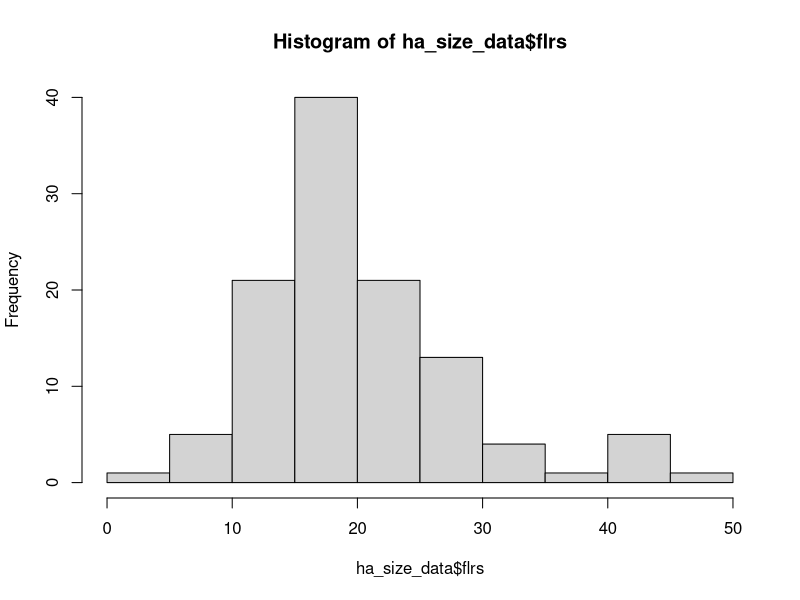
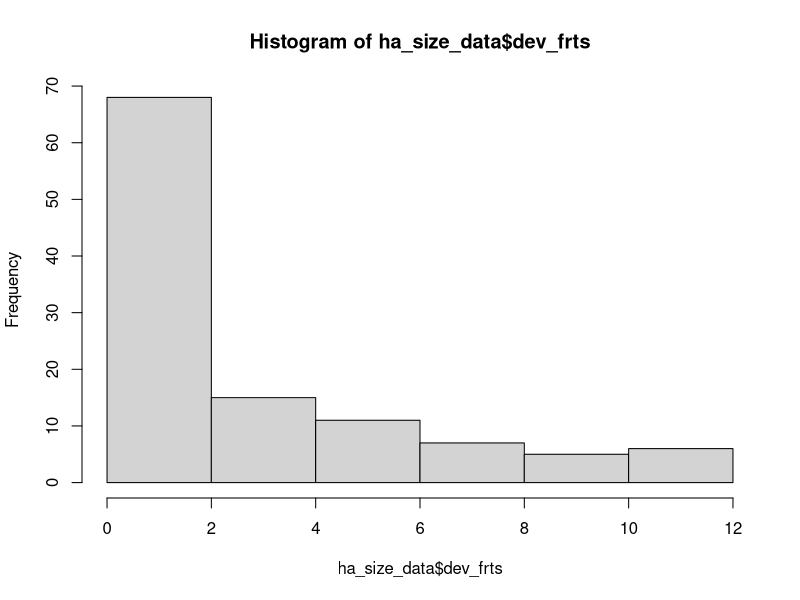
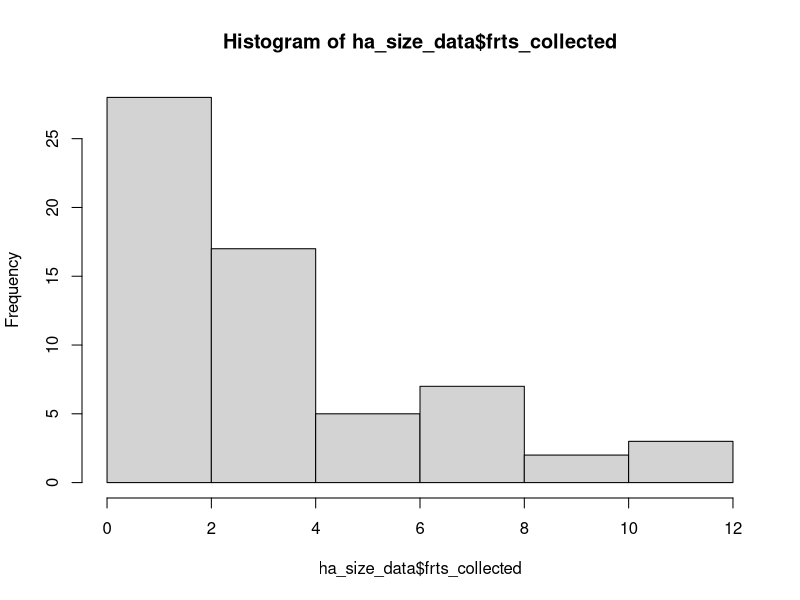
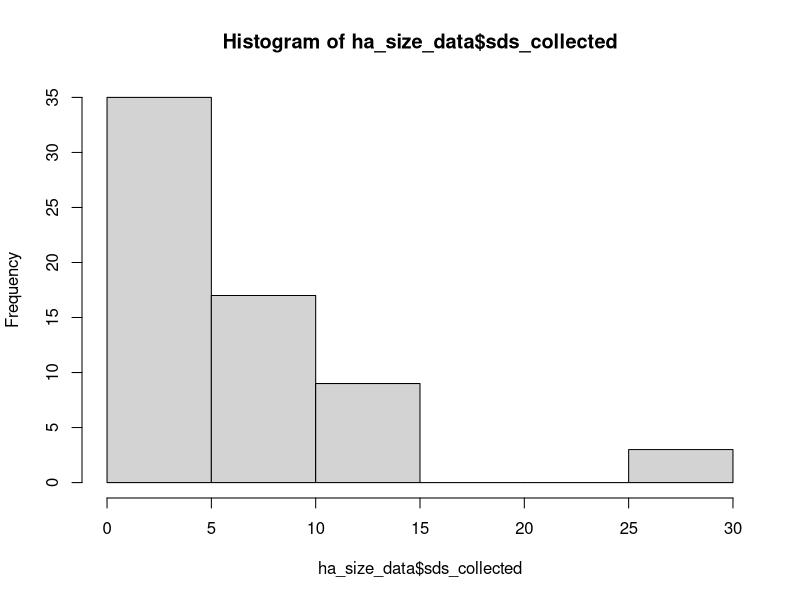
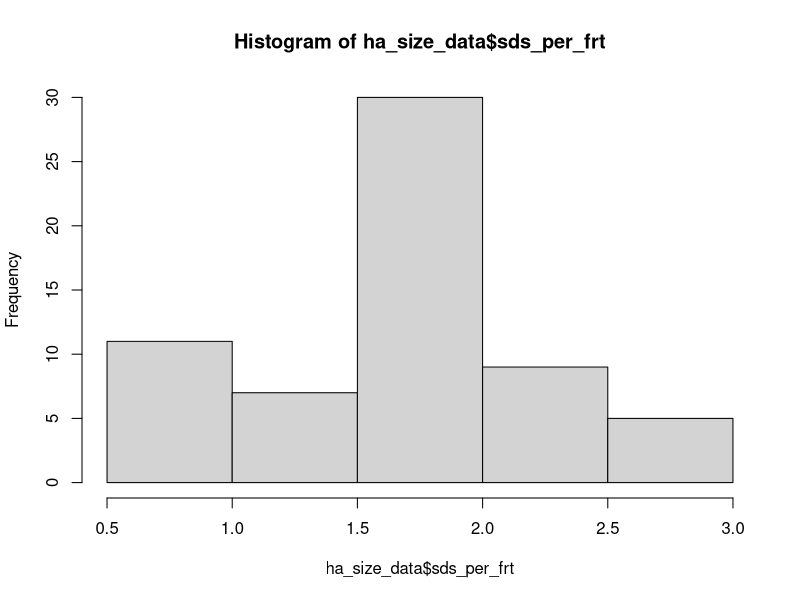

Source code (R) for these figures, in order: (Note: this script raises an error after producing the figures.)
# Data from 1998 pilot study on potential costs of reproduction in Heliconia
# acuminata. Conducted at the BDFFPs Camp 41.

# load packages -----------------------------------------------------------

library(tidyverse)
library(readxl)




# load individual datafiles -----------------------------------------------

# Plant Size at T0
ha_size_aug98 <- read_xls("./data_raw/LEAF_AREAS_AUG_1998.xls", skip = 1) %>%
  rename(
    "plant_id" = "PLANT #",
    "shoots" = "SHOOTS",
    "lf_length" = "LF LGTH",
    "prop_missing" = "% MISSING"
  ) %>%
  fill(shoots, .direction = "down") %>% # fill in shoot no. for each plant
  select(
    -"...8",
    -"LF AREA",
    -"AREA MISS",
    -"TOTAL AREA"
  ) # we are going to delete the values of
# some variables which were calculated with
# formulas in excel and recalculate them here

# Correct the data type for plant id no
ha_size_aug98$plant_id <- as.factor(ha_size_aug98$plant_id)
# Plant heights
AREAS <- read_xls("./data_raw/AREAS.xls")
ht_aug98 <- AREAS %>%
  select(
    `PLANT ID#`,
    `HEIGHT-AUG 98`,
    treatment
  ) %>%
  rename(
    "plant_id" = `PLANT ID#`,
    "ht" = `HEIGHT-AUG 98`,
    "trt" = "treatment"
  )

ht_aug98$plant_id <- as.factor(ht_aug98$plant_id)
ht_aug98$trt <- as.factor(ht_aug98$trt)


# calculate area of leaves ------------------------------------------------

# change NA in prop_missing to zeros
ha_size_aug98 <- ha_size_aug98 %>%
  replace_na(list(prop_missing = 0))

# Using this regression equation
# sqrt(lf_area)=1.721+0.35*lf_length
# calculate the area of a leaf based on its length

ha_size_aug98 <- ha_size_aug98 %>%
  mutate(lf_area = ((1.721 + 0.35 * lf_length)^2))

# calculate the amount of leaf area missing
ha_size_aug98 <- ha_size_aug98 %>%
  mutate(lf_area_missing = (lf_area * prop_missing))

# calculate the corrected area of each leaf
ha_size_aug98 <- ha_size_aug98 %>%
  mutate(lf_area_corrected = (lf_area - lf_area_missing))


# calculate total plant leaf area -----------------------------------------

# summarize the total leaf area of a plant
ha_size_aug98 <- ha_size_aug98 %>%
  group_by(plant_id) %>%
  mutate(total_la = round(sum(lf_area_corrected), digits = 1)) %>%
  mutate(lvs = n()) %>%
  slice(1) %>%
  select(plant_id, shoots, total_la, lvs)

# The number of shoots for plant 79 is a typo, should be 5
ha_size_aug98$shoots <- ifelse(ha_size_aug98$plant_id == "79", 5,
  ha_size_aug98$shoots
)









# add height data to LA data ----------------------------------------------
ha_size_aug98 <- left_join(ha_size_aug98, ht_aug98) %>%
  relocate(trt, ht, shoots, lvs, .after = plant_id)
#
rm(ht_aug98)

ha_size_aug98$yr <- as.factor("1998")
ha_size_aug98$mo <- as.factor("08")

ha_size_aug98 <- ha_size_aug98 %>%
  select(
    plant_id,
    trt,
    lvs,
    shoots,
    total_la,
    ht,
    yr,
    mo
  )

summary(ha_size_aug98)


# Jan 1998 data -----------------------------------------------------------
colnames(AREAS)
ha_size_jan98 <- AREAS %>%
  select(
    "plant_id" = `PLANT ID#`,
    "trt" = treatment,
    "flrs" = "# OF FLRS 98",
    "frts_collected" = "FRUITS COLLECTED 98",
    "dev_frts" = "# OF DEV FRTS 98",
    "sds_collected" = "#seeds collected 1998",
    "total_la" = "AREA-JAN 98",
    "shoots" = "SHOOTS JAN 98",
    "ht" = "HEIGHT-JAN 98"
  )

ha_size_jan98$plant_id <- as.factor(ha_size_jan98$plant_id)
ha_size_jan98$trt <- as.factor(ha_size_jan98$trt)

ha_size_jan98$yr <- as.factor("1998")
ha_size_jan98$mo <- as.factor("01")

names(ha_size_aug98)
names(ha_size_jan98)
ha_size_data <-
  bind_rows(ha_size_jan98, ha_size_aug98) %>%
  # Change the treatment ID from numbers to useful codes
  mutate(trt = case_when(
    trt == "1" ~ "fert_pollen",
    trt == "2" ~ "pollen",
    trt == "3" ~ "fert",
    trt == "4" ~ "control",
    TRUE ~ as.character(trt)
  )) %>%
  arrange(yr, mo, dev_frts, frts_collected, sds_collected) %>%
  mutate(trt = as.factor(trt)) %>%
  mutate(sds_per_frt = sds_collected / frts_collected) %>%
  relocate(dev_frts, .before = "frts_collected") %>%
  relocate(c(shoots, ht, total_la), .after = "trt") %>%
  relocate(sds_per_frt, .after = "sds_collected") %>%
  relocate(lvs, .before = "total_la")


rm(AREAS,
   ha_size_aug98,
   ha_size_jan98
   )

# names(ha_size_data)


# add the ranges of values for each repro variable ------------------------

# 
# 
# ranges <- ha_size_data %>%
#   filter(mo == "01") %>%
#   summarize(
#     flrs = range(flrs, na.rm = TRUE),
#     frts_dev = range(dev_frts, na.rm = TRUE),
#     frts_collect = range(frts_collected, na.rm = TRUE),
#     sds_collected = range(sds_collected, na.rm = TRUE)
#   ) %>%
#   mutate(range = c("low", "high"), .before = 1) %>%
#   pivot_longer(
#     cols = "flrs":"sds_collected",
#     values_to = "value",
#     names_to = "stage"
#   ) %>%
#   pivot_wider(
#     id_cols = "stage",
#     names_from = "range"
#   ) %>%
#   mutate(range = paste(low, high, sep = "-")) %>%
#   select(-low, -high)


# summarize mean, sd, range of each repro variable for each trt -----------------------


plant_repro_summary_trt <- ha_size_data %>%
  group_by(plant_id,trt) %>%
  filter(mo == "01") %>%
  select(trt,flrs, dev_frts, frts_collected, sds_collected, sds_per_frt) %>%
  ungroup() %>%
  group_by(trt) %>% 
  summarise(across("flrs":"sds_per_frt",
    list(
      mean = mean,
      sd = sd,
      low = min,
      high = max
    ),
    na.rm = TRUE,
    .names = "{fn}_{col}"
  )) %>%
  pivot_longer(
    cols = starts_with("mean_"),
    names_to = "stage",
    names_prefix = "mean_",
    values_to = "mean",
    values_drop_na = FALSE
  ) %>%
  pivot_longer(
    cols = starts_with("sd_"),
    names_to = "stagesd",
    names_prefix = "sd_",
    values_to = "sd",
    values_drop_na = FALSE
  ) %>%
  unite("range_flrs", low_flrs, high_flrs, sep = "-") %>%
  unite("range_dev_frts", low_dev_frts, high_dev_frts, sep = "-") %>%
  unite("range_frts_collected", low_frts_collected, high_frts_collected, sep = "-") %>%
  unite("range_sds_collected", low_sds_collected, high_sds_collected, sep = "-") %>%
  unite("range_sds_per_frt", low_sds_per_frt, high_sds_per_frt, sep = "-") %>%
  pivot_longer(
    cols = starts_with("range_"),
    names_to = "stagerange",
    names_prefix = "range_",
    values_to = "range",
    values_drop_na = FALSE
  ) %>%
  filter((stage == stagesd) == TRUE) %>%
  filter((stage == stagerange) == TRUE) %>%
  select(trt,stage, mean, sd, range)

plant_repro_summary_trt


# add sample size for each reprod variable --------------------------------




n_plants_flrs <- ha_size_data %>%
  filter(mo == "01") %>%
  filter(!is.na(flrs)) %>%
  group_by(trt) %>% 
  summarize(n = n_distinct(plant_id))
n_plants_flrs <- n_plants_flrs %>%
  mutate(stage = "flrs")

n_plants_frts_dev <- ha_size_data %>%
  filter(mo == "01") %>%
  filter(!is.na(dev_frts)) %>%
  group_by(trt) %>% 
  summarize(n = n_distinct(plant_id))
n_plants_frts_dev <- n_plants_frts_dev %>%
  mutate(stage = "dev_frts")

n_plants_frts_coll <- ha_size_data %>%
  filter(mo == "01") %>%
  filter(!is.na(frts_collected)) %>%
  group_by(trt) %>% 
  summarize(n = n_distinct(plant_id))
n_plants_frts_coll <- n_plants_frts_coll %>%
  mutate(stage = "frts_collected")

n_plants_sds <- ha_size_data %>%
  filter(mo == "01") %>%
  filter(!is.na(sds_collected)) %>%
  group_by(trt) %>% 
  summarize(n = n_distinct(plant_id))
n_plants_sds <- n_plants_sds %>%
  mutate(stage = "sds_collected")

n_plants_sds_per_frt <- ha_size_data %>%
  filter(mo == "01") %>%
  filter(!is.na(sds_per_frt)) %>%
  group_by(trt) %>% 
  summarize(n = n_distinct(plant_id))
n_plants_sds_per_frt <- n_plants_sds_per_frt %>%
  mutate(stage = "sds_per_frt")

n_plants_stages <- bind_rows(
  n_plants_flrs,
  n_plants_frts_dev,
  n_plants_frts_coll,
  n_plants_sds,
  n_plants_sds_per_frt
)


plant_repro_summary_trt <- plant_repro_summary_trt %>%
  left_join(n_plants_stages)
plant_repro_summary_trt


rm(n_plants_flrs,
   n_plants_frts_dev,
   n_plants_frts_coll,
   n_plants_sds,
   n_plants_sds_per_frt,
   n_plants_stages
)





#  summary all trts combined ----------------------------------------------




plant_repro_summary_overall <- ha_size_data %>%
  group_by(plant_id) %>%
  filter(mo == "01") %>%
  select(flrs, dev_frts, frts_collected, sds_collected, sds_per_frt) %>%
  ungroup() %>%
  summarise(across("flrs":"sds_per_frt",
                   list(
                     mean = mean,
                     sd = sd,
                     low = min,
                     high = max
                   ),
                   na.rm = TRUE,
                   .names = "{fn}_{col}"
  )) %>%
  pivot_longer(
    cols = starts_with("mean_"),
    names_to = "stage",
    names_prefix = "mean_",
    values_to = "mean",
    values_drop_na = FALSE
  ) %>%
  pivot_longer(
    cols = starts_with("sd_"),
    names_to = "stagesd",
    names_prefix = "sd_",
    values_to = "sd",
    values_drop_na = FALSE
  ) %>%
  unite("range_flrs", low_flrs, high_flrs, sep = "-") %>%
  unite("range_dev_frts", low_dev_frts, high_dev_frts, sep = "-") %>%
  unite("range_frts_collected", low_frts_collected, high_frts_collected, sep = "-") %>%
  unite("range_sds_collected", low_sds_collected, high_sds_collected, sep = "-") %>%
  unite("range_sds_per_frt", low_sds_per_frt, high_sds_per_frt, sep = "-") %>%
  pivot_longer(
    cols = starts_with("range_"),
    names_to = "stagerange",
    names_prefix = "range_",
    values_to = "range",
    values_drop_na = FALSE
  ) %>%
  filter((stage == stagesd) == TRUE) %>%
  filter((stage == stagerange) == TRUE) %>%
  select(stage, mean, sd, range)

plant_repro_summary_overall


# add sample size for each reprod variable --------------------------------




n_plants_flrs <- ha_size_data %>%
  filter(mo == "01") %>%
  filter(!is.na(flrs)) %>%
  summarize(n = n_distinct(plant_id))
n_plants_flrs <- n_plants_flrs %>%
  mutate(stage = "flrs")

n_plants_frts_dev <- ha_size_data %>%
  filter(mo == "01") %>%
  filter(!is.na(dev_frts)) %>%
  summarize(n = n_distinct(plant_id))
n_plants_frts_dev <- n_plants_frts_dev %>%
  mutate(stage = "dev_frts")

n_plants_frts_coll <- ha_size_data %>%
  filter(mo == "01") %>%
  filter(!is.na(frts_collected)) %>%
  summarize(n = n_distinct(plant_id))
n_plants_frts_coll <- n_plants_frts_coll %>%
  mutate(stage = "frts_collected")

n_plants_sds <- ha_size_data %>%
  filter(mo == "01") %>%
  filter(!is.na(sds_collected)) %>%
  summarize(n = n_distinct(plant_id))
n_plants_sds <- n_plants_sds %>%
  mutate(stage = "sds_collected")

n_plants_sds_per_frt <- ha_size_data %>%
  filter(mo == "01") %>%
  filter(!is.na(sds_per_frt)) %>%
  summarize(n = n_distinct(plant_id))
n_plants_sds_per_frt <- n_plants_sds_per_frt %>%
  mutate(stage = "sds_per_frt")

n_plants_stages <- bind_rows(
  n_plants_flrs,
  n_plants_frts_dev,
  n_plants_frts_coll,
  n_plants_sds,
  n_plants_sds_per_frt
)


plant_repro_summary_overall <- plant_repro_summary_overall %>%
  left_join(n_plants_stages)
plant_repro_summary_overall


rm(n_plants_flrs,
   n_plants_frts_dev,
   n_plants_frts_coll,
   n_plants_sds,
   n_plants_sds_per_frt,
   n_plants_stages
)




# histograms of each repro variable ---------------------------------------


hist(ha_size_data$flrs)
hist(ha_size_data$dev_frts)
hist(ha_size_data$frts_collected)
hist(ha_size_data$sds_collected)
hist(ha_size_data$sds_per_frt)

# save as a CSV file ------------------------------------------------------
write_csv(ha_size_data, "./data_clean/ha_size_data_1998_cor.csv")
write_csv(plant_repro_summary_trt, "./data_clean/plant_repro_summary_trt.csv")
write_csv(plant_repro_summary_overall, "./data_clean/plant_repro_summary_overall.csv")

# TODO: need to do the following

# 108 missing in Jan
# what is difference btween seeds collected and sds?
# need to change the jan data to the import leaf-level data and add it up,
# i.e., enter the original data from notebooks
